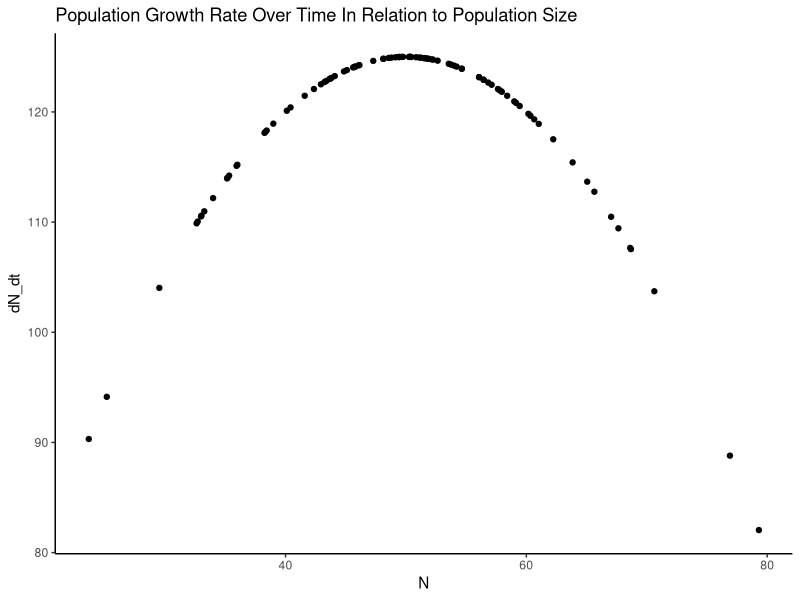
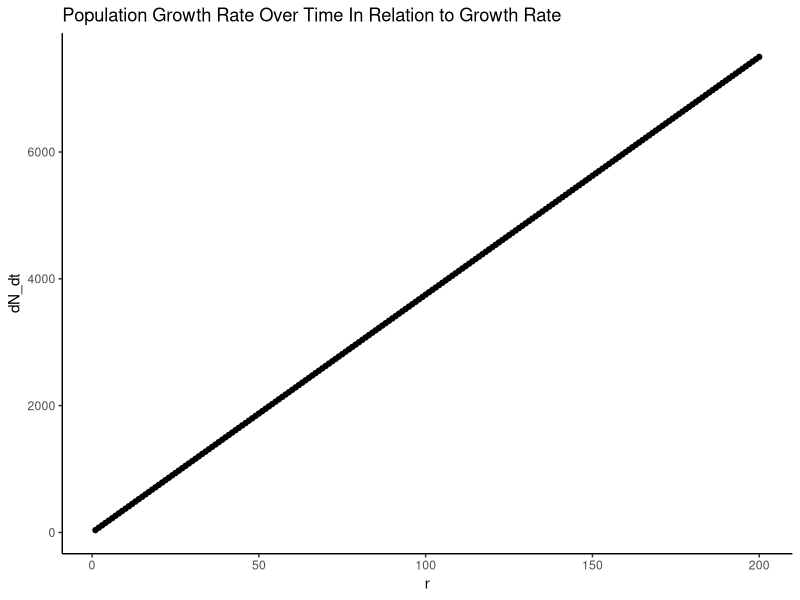

Here is the R script that generated these plots, in order:
## ---- chunk 1
knitr::opts_chunk$set(echo = TRUE)

library(tidyverse)
## ---- chunk 2
logistic_growth <- function(r, N, K) {
  N = ifelse((N < 0), return("N cannot be less than 0"), N)
  K = ifelse((K <=0), return ("K cannot be less than 0"), K)
  dN_dt = r*N*(1-(N/K))
  return(dN_dt)
}
## ---- chunk 3
#create normal distribution and make into data frame
nsample = 100
N = rnorm(mean = 50,sd = 10, n = nsample)

growth_df <- data.frame(population = N, dN_dt = NA)

#use logistic_growth function to determine the dN/dt
growth_df$dN_dt = logistic_growth(r = 5, N, K = 100)

#graph it
ggplot(data = growth_df, aes(x = N, y = dN_dt))+
  geom_point()+
  theme_classic() +
  labs(title = "Population Growth Rate Over Time In Relation to Population Size")
## ---- chunk 4
#create dataframe using sequence
growth_df2 <- data.frame(r = seq(from = 1, to = 200), dN_dt = NA)

#find dN/dt using the function we created
growth_df2$dN_dt = logistic_growth(growth_df2$r, N = 50, K = 200)

#plot it
ggplot(data = growth_df2, aes(x = r, y = dN_dt))+
  geom_point()+
  theme_classic() +
  labs(title = "Population Growth Rate Over Time In Relation to Growth Rate")
